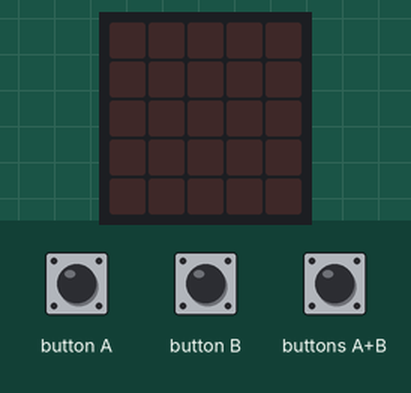
A program run on a simulated BBC micro:bit (MakeCode). On the bench: the board's 5×5 LED display. The inputs (shaded band) are chosen by the test bench.

Above: at 1.2 s.
1.3 s: button A pressed for 0.15 s
At 2.3 s:
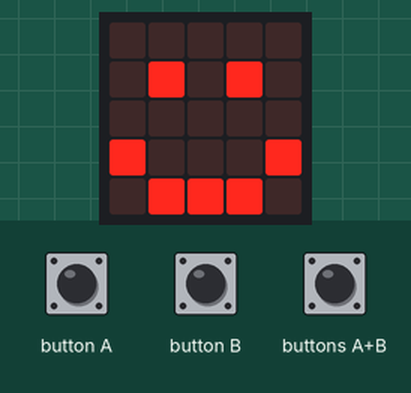
2.9 s: button B pressed for 0.15 s
At 3.6 s:
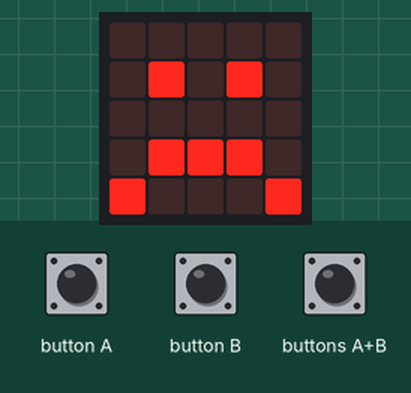
4.5 s: buttons A+B pressed for 0.15 s
At 6.0 s:
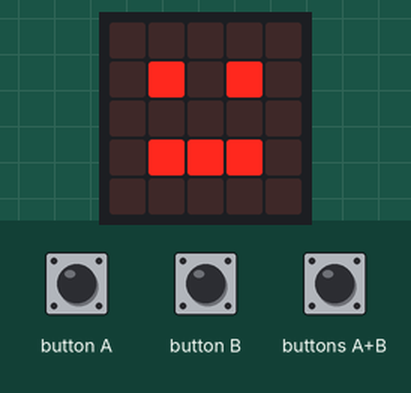
Timing chart, 0 to 7.5 s (numbered marks = the images above; inputs shaded):
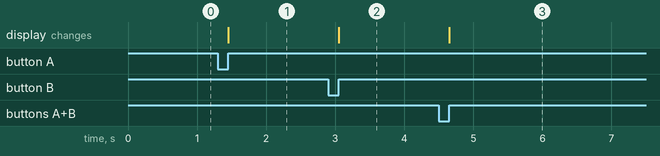

The program:

main.ts
```typescript
input.onButtonPressed(Button.A, function () {
    basic.showLeds(`
        . . . . .
        . # . # .
        . . . . .
        # . . . #
        . # # # .
        `)
})
input.onButtonPressed(Button.AB, function () {
    basic.showLeds(`
        . . . . .
        . # . # .
        . . . . .
        . # # # .
        . . . . .
        `)
})
input.onButtonPressed(Button.B, function () {
    basic.showLeds(`
        . . . . .
        . # . # .
        . . . . .
        . # # # .
        # . . . #
        `)
})
```

test.ts
```typescript
// aquí va el archivo "tests"; esto no se compilará cuando este paquete se utilice como una extensión.
```

Measured:
- after the input at 1.3 s, the display: changes after 0.15 s (image 1)
- after the input at 2.9 s, the display: changes after 0.15 s (image 2)
- after the input at 4.5 s, the display: changes after 0.15 s (image 3)
